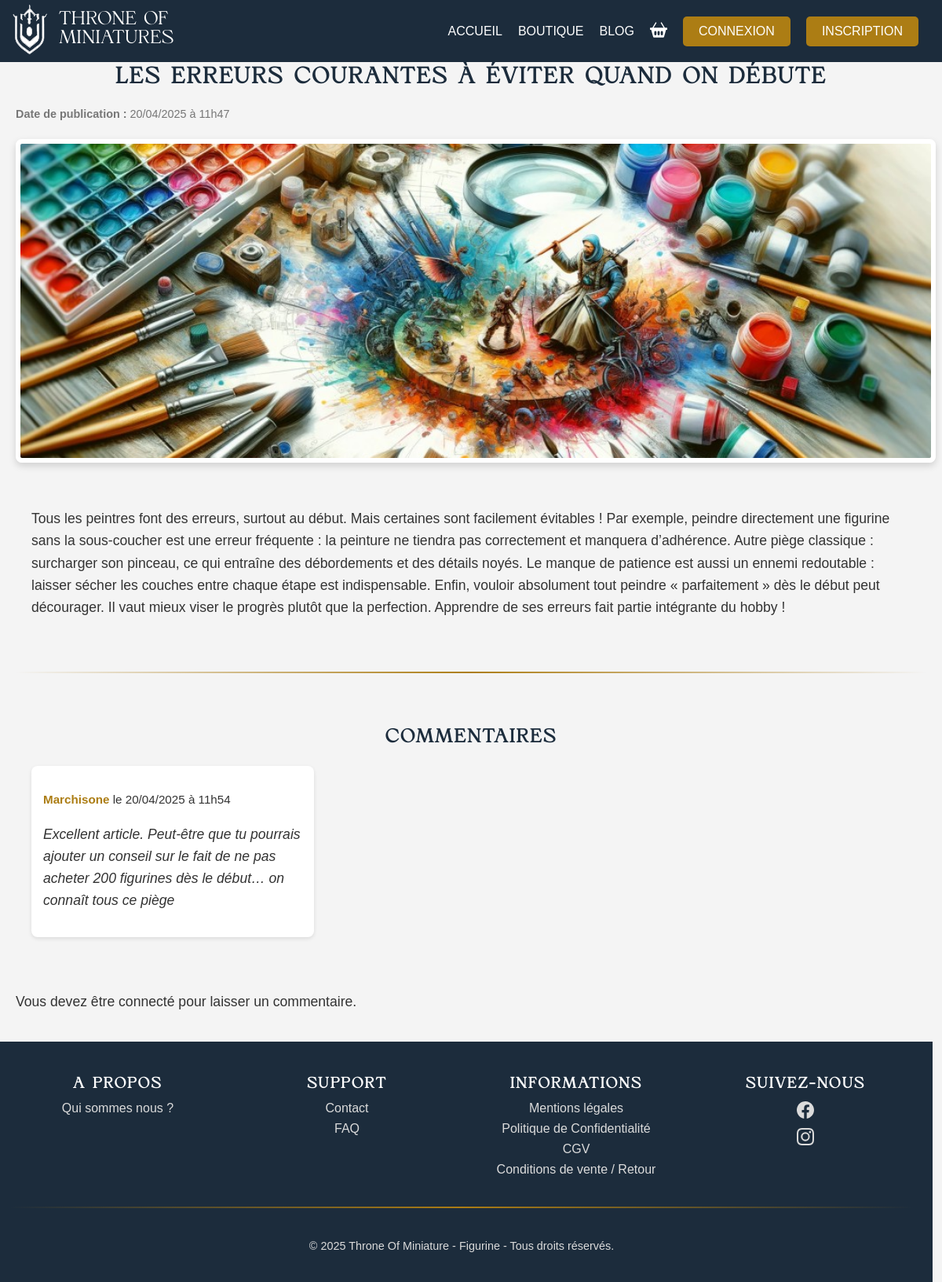
The app's page /article/33, older data.
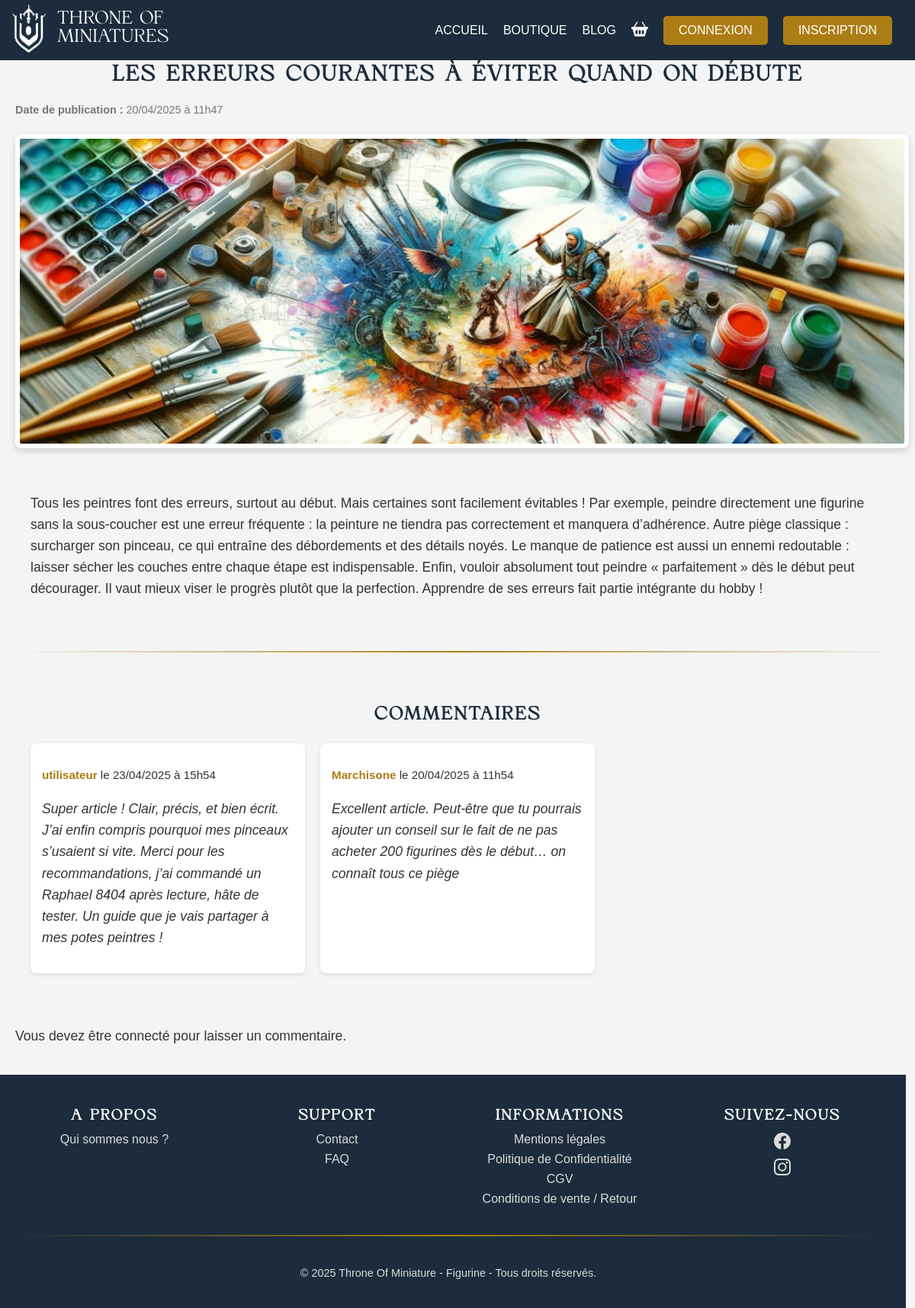
The same page, newer data.
### tables this page shows
CREATE TABLE `article` (
  `id_article` int(11) NOT NULL,
  `titre` varchar(50) NOT NULL,
  `image` varchar(50) DEFAULT NULL,
  `description` text NOT NULL,
  `date_publication` datetime DEFAULT current_timestamp()
);

CREATE TABLE `commentaire` (
  `id_commentaire` int(11) NOT NULL,
  `msg_blog` text DEFAULT NULL,
  `date_commentaire` datetime DEFAULT current_timestamp(),
  `id_article` int(11) NOT NULL,
  `id_utilisateur` int(11) NOT NULL
);

CREATE TABLE `utilisateur` (
  `id_utilisateur` int(11) NOT NULL,
  `nom` varchar(50) NOT NULL,
  `prenom` varchar(50) NOT NULL,
  `mail` varchar(100) NOT NULL,
  `date_creation` date DEFAULT current_timestamp(),
  `mdp` varchar(100) NOT NULL,
  `adresse` varchar(100) DEFAULT NULL,
  `role` enum('utilisateur','admin') NOT NULL,
  `statut` enum('actif','supprimer') DEFAULT 'actif'
);

### src/Lib/View.php (called while the page is built, shortened)
<?php
class View
{
    public static function render($view, $data = [])
    {
        extract($data);
        require SRC_DIR . "/view/{$view}.php";
    }
}
?>

### src/Controller/ArticleController.php (called while the page is built, shortened)
<?php
class ArticleController
{
    public function showArticle($id)
    {
        $article = Article::getArticleById($id);
        $comments = (new Comment())->getComments($id);
        View::render('article-detail', [
            'article' => $article,
            'comments' => $comments
        ]);
    }
}

### src/Controller/Route.php (called while the page is built, shortened)
<?php
class Route
{
    private $path;
    private $callable;
    private $matches = [];
    public function __construct($path, $callable)
    {
        $this->path = trim($path, '/');
        $this->callable = $callable;
    }
    public function match($url)
    {
        $url = trim($url, '/');
        $path = preg_replace('#:([\w]+)#', '([^/]+)', $this->path);
        $regex = "#^$path$#i";
        if (!preg_match($regex, $url, $matches)) {
            return false;
        }
        array_shift($matches);
        $this->matches = $matches;
        return true;
    }
    public function call()
    {
        if (is_string($this->callable)) {
            $params = explode('@', $this->callable);
            $controller = new $pathClass();
            return call_user_func_array([$controller, $params[1]], $this->matches);
        } else {
            return call_user_func_array($this->callable, $this->matches);
        }
    }
}

### src/Controller/Router.php (called while the page is built, shortened)
<?php
class Router
{
    private $url;
    private $routes = [];
    public function __construct($url, $queryParams = [])
    {
        $this->url = $url;
    }
    private function add($path, $callable, $name, $method)
    {
        $route = new Route($path, $callable);
        $this->routes[$method][] = $route;
        return $route;
    }
    public function run()
    {
        foreach ($this->routes[$_SERVER['REQUEST_METHOD']] as $route) {
            if ($route->match($this->url)) {
                return $route->call();
            }
        }
    }
}

### index.php (called while the page is built, shortened)
<?php
if (isset($_GET['url'])) {
    $url = $_GET['url'];
    $queryParams = $_GET;
    array_shift($queryParams);
}
else {
    $url = '/';
    $queryParams = $_GET;
};
$router = new Router($url, $queryParams);
$router->get('/', 'HomeController@showHome');
$router->get('home', 'HomeController@showHome');
$router->get('/articles', 'ArticleController@showArticles');
$router->get('/article/:id', 'ArticleController@showArticle');
$router->post('/commentaire', 'CommentController@addComment');
$router->get('/article/:id/comments', 'CommentController@showComments');
$router->get('/login', 'UserController@login');
$router->post('/login', 'UserController@login');
$router->get('/logout', 'UserController@logout');
$router->get('/create-account', 'UserController@createAccount');
$router->post('/create-account', 'UserController@createAccount');
$router->get('/profil', 'UserController@showProfile');
$router->post('/supprimer-compte', 'UserController@deleteAccount');
$router->post('/modifier-adresse', 'UserController@updateAddress');
$router->get('/products', 'ProductController@showProducts');
$router->get('/products/latest', 'ProductController@showLatestProducts');
$router->post('/product/ajouter-produit', 'ProductController@addProduct');
$router->post('/productReview', 'ReviewController@addReview');
$router->post('/supprimer-avis', 'ReviewController@deleteReview');
$router->get('/product/:id', 'ProductController@showProductDetails');
$router->get('/panier', 'OrderController@showCart');
$router->post('/valider-panier', 'OrderController@validateCart');
$router->post('/supprimer-commentaire', 'CommentController@deleteComment');
$router->get('/admin', 'AdminController@showDashboard');
$router->post('/admin/supprimer-utilisateur', 'AdminController@deleteUser');
$router->post('/admin/supprimer-article', 'AdminController@supprimerArticle');
$router->post('/admin/ajouter-produit', 'AdminController@ajouterProduit');
$router->post('/admin/supprimer-produit', 'AdminController@supprimerProduit');
$router->post('/article/ajouter-article', 'ArticleController@addArticle');
$router->get('/contact', 'PageController@showContact');
$router->get('/about-us', 'PageController@aboutUs');
$router->get('/legal-notices', 'PageController@legalNotices');
$router->get('/cgv', 'PageController@cgv');
$router->get('/privacy-policy', 'PageController@privacyPolicy');
$router->get('/returns', 'PageController@returns');
$router->get('/faq', 'PageController@faq');
$router->run();

### src/Model/Article.php (called while the page is built, shortened)
<?php
class Article extends BaseModel
{
    public static function getArticleById($id)
    {
        try {
            $db = DbConnector::dbConnect();
            $query = 'SELECT * FROM article WHERE id_article = :id';
            $stmt = $db->prepare($query);
            $stmt->bindValue(':id', $id, PDO::PARAM_INT);
            $stmt->execute();
            return $stmt->fetch(PDO::FETCH_ASSOC);
        } catch (PDOException $e) {
            error_log('Erreur de base de données dans getArticleById : ' . $e->getMessage());
            return null;
        }
    }
}
?>

### src/Model/Comment.php (called while the page is built, shortened)
<?php
class Comment
{
    public function getComments($id_article)
    {
        try {
            $pdo = DbConnector::dbConnect();
            $stmt = $pdo->prepare("
                SELECT c.msg_blog, c.date_commentaire, u.nom, u.prenom
                FROM commentaire c
                JOIN utilisateur u ON c.id_utilisateur = u.id_utilisateur
                WHERE c.id_article = :id_article AND u.statut = 'actif'
                ORDER BY c.date_commentaire DESC
            ");
            $stmt->bindParam(':id_article', $id_article, PDO::PARAM_INT);
            $stmt->execute();
            return $stmt->fetchAll(PDO::FETCH_ASSOC);
        } catch (PDOException $e) {
            error_log('Erreur de base de données dans getComments : ' . $e->getMessage());
            return null;
        }
    }
}
?>

### src/view/article-detail.php (the view, shortened to what this page needs)
<article class="blog-detail container">
    <header class="blog-header">
        <h1><?= htmlspecialchars($article['titre']); ?></h1>
        <p class="blog-date">
            <strong>Date de publication :</strong> <?= htmlspecialchars(date("d/m/Y à H\hi", strtotime($article['date_publication']))); ?>
        </p>
    </header>
    <figure class="blog-figure">
        <img class="blog-image" src="public/uploads/<?= htmlspecialchars($article['image']); ?>" alt="Image de l'article <?= htmlspecialchars($article['titre']); ?>">
    </figure>
    <section class="blog-content">
        <p><?= nl2br(htmlspecialchars($article['description'])); ?></p>
    </section>
    <hr>
    <section class="blog-comments">
        <header class="comments-header">
            <h2>Commentaires</h2>
        </header>
        <?php if (count($comments) > 0): ?>
            <ul class="blog-comment-list">
                <?php foreach ($comments as $commentaire): ?>
                    <li class="blog-comment-item">
                        <p class="comment-meta">
                            <strong><?= htmlspecialchars($commentaire['nom']); ?></strong> le <?= htmlspecialchars(date("d/m/Y à H\hi", strtotime($commentaire['date_commentaire']))); ?>
                        </p>
                        <div class="comment-body">
                            <p><?= nl2br(htmlspecialchars($commentaire['msg_blog'])); ?></p>
                        </div>
                    </li>
                <?php endforeach; ?>
            </ul>
        <?php else: ?>
            <p>Aucun commentaire pour cet article.</p>
        <?php endif; ?>
    </section>
    <?php if (isset($_SESSION['id_utilisateur'])): ?>
        <section class="blog-comment-form">
            <form action="commentaire" method="post">
                <input type="hidden" name="id_article" value="<?= htmlspecialchars($article['id_article']); ?>">
                <label for="contenu">Votre commentaire :</label>
                <textarea name="msg_blog" rows="4" cols="50" placeholder="Taper ici votre commentaire"></textarea><br>
                <button class="btn-primary" type="submit">Poster le commentaire</button>
            </form>
        </section>
    <?php else: ?>
        <p>Vous devez être connecté pour laisser un commentaire.</p>
    <?php endif; ?>
</article>
<?php
$content = ob_get_clean();
require SRC_DIR . '/view/layout.php';
?>

### src/view/layout.php (shortened to what this page needs)
<!DOCTYPE html>
<html lang="fr">
<head>
    <link rel="stylesheet" href="public/css/style.css">
</head>
<body class="<?= isset($isHome) && $isHome ? 'home' : 'inner' ?>">
    <?php
    require SRC_DIR . "/view/header.php";
    ?>
    <main><?= $content ?></main>
    <?php
    require SRC_DIR . "/view/footer.php";
    ?>
</body>
</html>

### src/view/header.php (shortened to what this page needs)
<header class="header-home">
    <nav>
        <div class="nav-container">
            <div class="nav-left">
                <div class="logo"><a href="home"><img src="public/images/logo.png" alt="Logo - Identité visuelle du site"></a></div>
                <div class="nav-title">Throne Of<br>Miniatures</div>
            </div>
            <div class="nav-right">
                <ul class="nav-menu">
                    <li><a href="home">Accueil</a></li>
                    <li><a href="products">Boutique</a></li>
                    <li><a href="articles">Blog</a></li>
                    <?php if (isset($_SESSION['id_utilisateur'])): ?>
                        <li><a href="profil"><svg xmlns="http://www.w3.org/2000/svg" fill="currentColor" class="bi bi-person-fill" viewBox="0 0 16 16">
                                    <path d="M3 14s-1 0-1-1 1-4 6-4 6 3 6 4-1 1-1 1zm5-6a3 3 0 1 0 0-6 3 3 0 0 0 0 6" />
                                </svg></a></li>
                        <li><a href="panier"><svg xmlns="http://www.w3.org/2000/svg" fill="currentColor" class="bi bi-basket2-fill" viewBox="0 0 16 16">
                                    <path d="M5.929 1.757a.5.5 0 1 0-.858-.514L2.217 6H.5a.5.5 0 0 0-.5.5v1a.5.5 0 0 0 .5.5h.623l1.844 6.456A.75.75 0 0 0 3.69 15h8.622a.75.75 0 0 0 .722-.544L14.877 8h.623a.5.5 0 0 0 .5-.5v-1a.5.5 0 0 0-.5-.5h-1.717L10.93 1.243a.5.5 0 1 0-.858.514L12.617 6H3.383zM4 10a1 1 0 0 1 2 0v2a1 1 0 1 1-2 0zm3 0a1 1 0 0 1 2 0v2a1 1 0 1 1-2 0zm4-1a1 1 0 0 1 1 1v2a1 1 0 1 1-2 0v-2a1 1 0 0 1 1-1" />
                                </svg></a></li>
                        <li><a href="logout">Déconnexion<svg xmlns="http://www.w3.org/2000/svg" fill="currentColor" class="bi bi-x-circle-fill" viewBox="0 0 16 16">
                                    <path d="M16 8A8 8 0 1 1 0 8a8 8 0 0 1 16 0M5.354 4.646a.5.5 0 1 0-.708.708L7.293 8l-2.647 2.646a.5.5 0 0 0 .708.708L8 8.707l2.646 2.647a.5.5 0 0 0 .708-.708L8.707 8l2.647-2.646a.5.5 0 0 0-.708-.708L8 7.293z" />
                                </svg></a></li>
                    <?php else: ?>
                        <li><a href="panier"></a></li>
                        <li><a class="btn-primary" href="./login">Connexion</a></li>
                        <li><a class="btn-blue" href="create-account">Inscription</a></li>
                    <?php endif; ?>
                </ul>
            </div>
        </div>
    </nav>
</header>

### src/view/footer.php (shortened to what this page needs)
<footer>
    <div class="footer-container">
        <div class="footer-block about">
            <h3>A propos</h3>
            <ul>
                <li><a href="about-us" aria-label="Qui sommes nous ?">Qui sommes nous ?</a></li>
            </ul>
        </div>
        <div class="footer-block support">
            <h3>Support</h3>
            <ul>
                <li><a href="contact" aria-label="Contact">Contact</a></li>
                <li><a href="faq" aria-label="FAQ">FAQ</a></li>
            </ul>
        </div>
        <div class="footer-block informations">
            <h3>Informations</h3>
            <ul>
                <li><a href="legal-notices" aria-label="Mentions légales">Mentions légales</a></li>
                <li><a href="privacy-policy" aria-label="Politique de Confidentialité">Politique de Confidentialité</a></li>
                <li><a href="cgv" aria-label="Conditions Générales de Vente">CGV</a></li>
                <li><a href="returns" aria-label="Conditions de vente / retour">Conditions de vente / Retour</a></li>
            </ul>
        </div>
        <div class="footer-block social">
            <h3>Suivez-nous</h3>
            <ul>
                <li><a href="https://www.facebook.com/EveDiscordia/" target="_blank" rel="noopener" aria-label="Facebook"></a></li>
                <li><a href="https://www.instagram.com/eve_discordia/" target="_blank" rel="noopener" aria-label="Instagram"></a></li>
            </ul>
        </div>
    </div>
    <hr>
    <p>&copy; <?= date('Y'); ?> Throne Of Miniature - Figurine - Tous droits réservés.</p>
</footer>

Row changes from the older to the newer data that the page shows:
added commentaire: id_utilisateur.nom "utilisateur", date_commentaire "23/04/2025 à 15h54", msg_blog "Super article ! Clair, précis, et bien écrit. J’ai enfin compris pourquoi mes pinceaux s’usaient si vite. Merci pour les recommandations, j’ai commandé un Raphael 8404 après lecture, hâte de tester. Un guide que je vais partager à mes potes peintres !"
